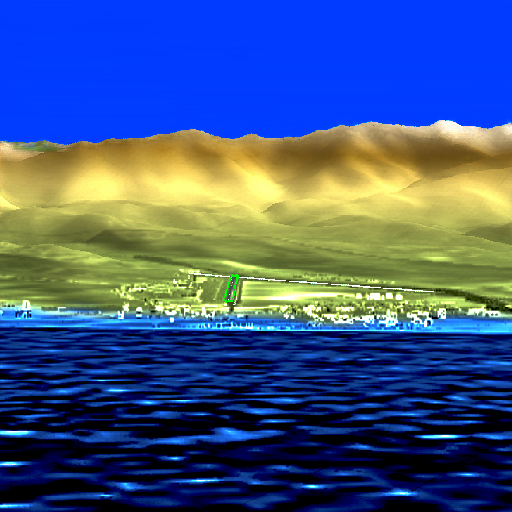
#> input picture test/_1_3.png, 512 x 512 px
$ python -i utils.py   (imports and definitions only)   (older library calls are emulated)
#> lines starting #> are read from the running program, lines starting #| are printed output that depends on the picture
# -*- coding: utf-8 -*-

from __future__ import absolute_import, division, print_function, unicode_literals

import os
import math
import pprint
import scipy.misc
import numpy as np
import matplotlib.pyplot as plt
import PIL
from PIL import Image
import random
from scipy import ndimage
from cv2 import cv2
import glob
import time
pp = pprint.PrettyPrinter()
get_stddev = lambda x, k_h, k_w: 1/math.sqrt(k_w*k_h*x.get_shape()[-1])

# [54 lines left out: functions imread, load_deviation_data, not called in this run]

def canny(img):
    canny = cv2.Canny(np.uint8(img), 500, 1000)
    return np.reshape(canny, (canny.shape[0], canny.shape[1], 1))


def optical_flow(imgs, dst='./capture_folder'):
    for idx, file in enumerate(imgs):
        copyfile(file, dst + '/' + str(idx) + '.bmp')
    feature_params = dict(maxCorners = 100, qualityLevel = 0.3, minDistance = 7, blockSize = 7)
    lk_params = dict(winSize = (15,15), maxLevel = 2, criteria = (cv2.TERM_CRITERIA_EPS | cv2.TERM_CRITERIA_COUNT, 10, 0.03))
    cap = cv2.VideoCapture(dst + "/%01d.bmp")
    color = np.random.randint(0,255,(100,3))
    # Take first frame and find corners in it
    ret, old_frame = cap.read()
    old_gray = cv2.cvtColor(old_frame, cv2.COLOR_BGR2GRAY)
    p0 = cv2.goodFeaturesToTrack(old_gray, mask = None, **feature_params)
    # Create a mask image for drawing purposes
    mask = np.zeros_like(old_frame)

    while(1):
        ret,frame = cap.read()
        if frame is None:
            break
        frame_gray = cv2.cvtColor(frame, cv2.COLOR_BGR2GRAY)
        # calculate optical flow
        p1, st, err = cv2.calcOpticalFlowPyrLK(old_gray, frame_gray, p0, None, **lk_params)
        # Select good points
        good_new = p1[st==1]
        good_old = p0[st==1]
        # draw the tracks
        for i,(new,old) in enumerate(zip(good_new,good_old)):
            a,b = new.ravel()
            c,d = old.ravel()
            mask = cv2.line(mask, (a,b),(c,d), color[i].tolist(), 2)
            frame = cv2.circle(frame,(a,b),5,color[i].tolist(),-1)
        img = cv2.add(frame,mask)
        cv2.imshow('frame',img)
        #k = cv2.waitKey(30) & 0xff
        #if k == 27:
        #    break
        # Now update the previous frame and previous points
        old_gray = frame_gray.copy()
        p0 = good_new.reshape(-1,1,2)
    cv2.destroyAllWindows()
    cap.release()
    return mask

# [39 lines left out: functions load_data, merge, not called in this run]

def save_images(images, size, image_path,sample_dir,phase):
    print('image path is:', sample_dir)
    return imsave(inverse_transform(images), size, image_path,sample_dir,phase)

# [12 lines left out: function imsave, not called in this run]

def inverse_transform(images):
    return (images+1.)/2.

# [72 lines left out: function prepross, not called in this run]


>>> import cv2
>>> picture = cv2.imread('test/_1_3.png', cv2.IMREAD_GRAYSCALE)
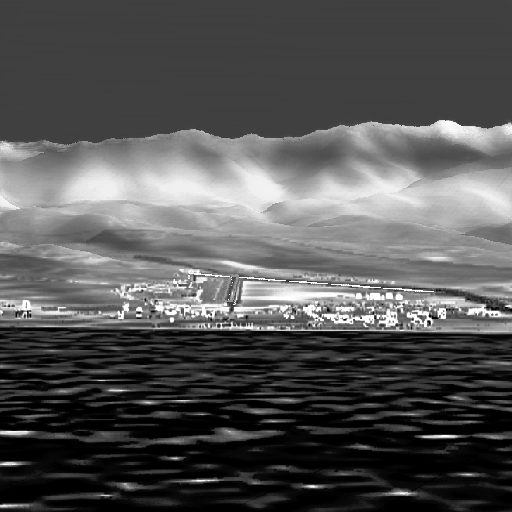
#> picture: shape (512, 512); min 0, max 255, mean 84.8
>>> result = optical_flow(picture)
#> the loop in optical_flow, `for idx, file in enumerate(imgs):` made 1 pass
#> (the run stopped early here; a loop or call above may not have finished)
